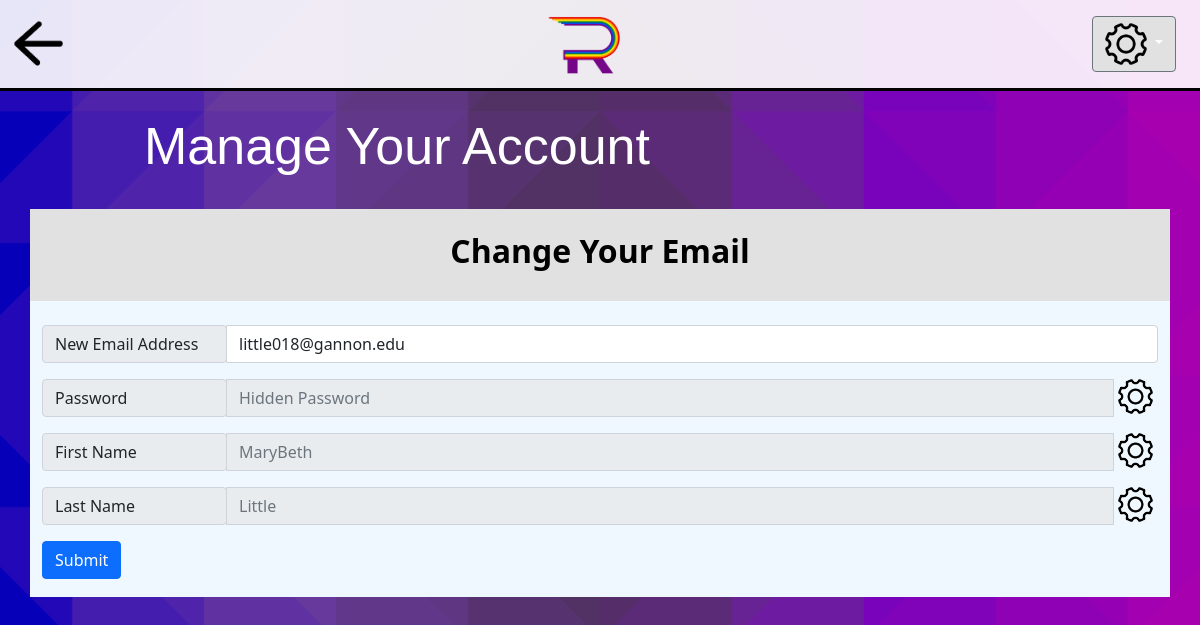
/manageMyAdminEmail/ (signed in), run on an earlier commit of the app's database.
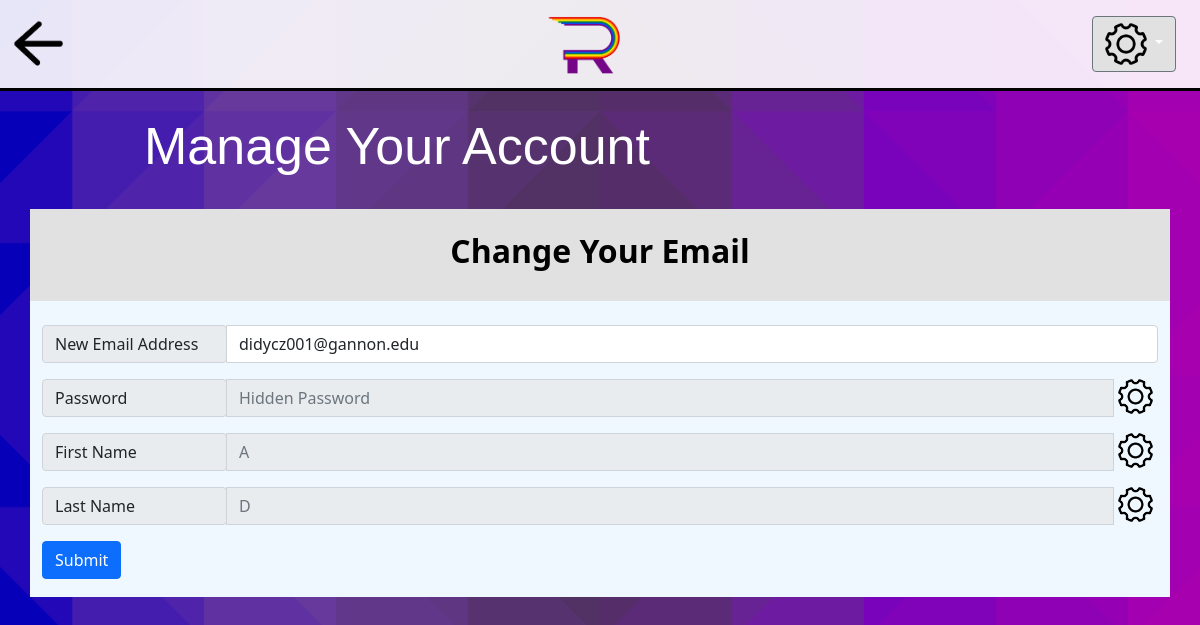
And on a later commit of the database.
### Remember/models.py (models this page shows, shortened)
class User(models.Model):
    patients = models.ManyToManyField(Patient, through='PatientClearanceAbstraction') #ManyToManyField helps manage queries
    firstName = models.CharField(max_length=200)
    lastName = models.CharField(max_length=200)
    email = models.CharField(max_length=200)#it's functionally a username
    password = models.BinaryField(max_length=200)

### Remember/views.py (the view)
# urls.py: path('manageMyAdminEmail/', views.manageMyAdminEmail, name='manageMyAdminEmail'),
def manageMyAdminEmail(request):
    myUser = User.objects.get(pk = request.session['loggedInID'])
    return render(request, 'Remember/adminEx/manageMyAdminEmail.html', {'user' : myUser})

### Remember/templates/Remember/adminEx/manageMyAdminEmail.html (shortened to what this page needs)
{% load static %}
<link rel="stylesheet" type="text/css" href="{% static 'remember/style.css' %}">
<!doctype html>
<html lang="en">
    <head>
        <link href="https://cdn.jsdelivr.net/npm/bootstrap@5.1.3/dist/css/bootstrap.min.css" rel="stylesheet"
>
    </head>
    <body>
        <nav class="autohide navbar navbar-light" style="padding-left: 1vw;padding-right: 1vw;">
            <a class="navbar-brand" href="/remember/manageMyAdminAccount" >
                <button class="backButton"></button>
            </a>
            <a href="/remember/userMenu">
                <div class="logo"></div>
            </a>
            <div class="dropdown" style="padding-right:1vw;">
                <a class="btn btn-secondary dropdown-toggle" href="#" role="button" id="dropdownMenuLink" data-bs-toggle="dropdown" aria-expanded="false">
                    <img src="/../../static/remember/images/settingsIcon1.png" style="width:42px;height:42px;">
                </a>
            </div>
        </nav>
        <h1>
            Manage Your Account
        </h1>
        <div class="container removePadding">
            <div class="d-flex justify-content-center text-center"  style="background-color:rgb(225,225,225);">
                <h2 id="accountTitle">
                    Change Your Email
                </h2>
            </div>
                <br>
            <form action="{% url 'Remember:updateUser' %}" method="post" enctype="multipart/form-data" >
                <div class="input-group mb-3 addHorizontalPadding">
                    <div class="input-group-prepend">
                    <span class="input-group-text " id="basic-addon1" style="width: 185px;">New Email Address</span>
                    </div>
                    <input type="email" name="email" required="required" class="form-control" value="{{user.email}}">
                </div>
                <div class="input-group mb-3 addHorizontalPadding" id="passwordDisplay">
                    <div class="input-group-prepend">
                    <span class="input-group-text" id="basic-addon1" style="width: 185px;">Password</span>
                    </div>
                    <input type="text" name="password"class="form-control" placeholder="Hidden Password" id="inputPasswordId" disabled>
                    <a href = "/remember/manageMyAdminPassword">
                        <img src="/../../static/remember/images/settingsIcon1.png" style="width:35px;height:35px; margin-left:5px;margin-right: 5px;">
                    </a>
                </div>
                <div class="input-group mb-3 addHorizontalPadding" id="fNameDisplay">
                    <div class="input-group-prepend">
                    <span class="input-group-text" id="basic-addon1" style="width: 185px;">First Name</span>
                    </div>
                    <input type="text" name="firstName" class="form-control" placeholder="{{user.firstName}}"  id="inputFirstNameId" disabled>
                    <a href = "/remember/manageMyAdminName">
                        <img src="/../../static/remember/images/settingsIcon1.png" style="width:35px;height:35px; margin-left:5px;margin-right: 5px;">
                    </a>
                </div>
                <div class="input-group mb-3 addHorizontalPadding" id="lNameDisplay">
                    <div class="input-group-prepend">
                    <span class="input-group-text" id="basic-addon1" style="width: 185px;">Last Name</span>
                    </div>
                    <input type="text" name="lastName" class="form-control" placeholder="{{user.lastName}}"   id="inputLastNameId" disabled>
                    <a href = "/remember/manageMyAdminName">
                        <img src="/../../static/remember/images/settingsIcon1.png" style="width:35px;height:35px; margin-left:5px;margin-right: 5px;">
                    </a>
                </div>
                <div class="addHorizontalPadding">
                    <button type="submit" value="updateUser" required="required" class="btn btn-primary" style="margin-bottom: 1.5vw;">Submit</button>
                </div>
            </form>
    </body>
</html>

What changed in the data, as far as the page shows it:
changed User: email "little018@gannon.edu" → "didycz001@gannon.edu"; firstName "MaryBeth" → "A"; lastName "Little" → "D"
